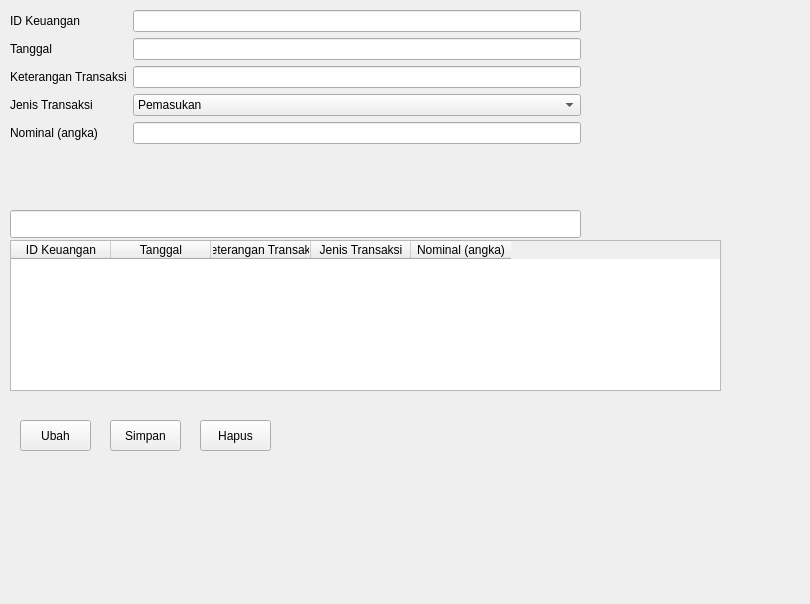
<?xml version="1.0" encoding="UTF-8"?>
<ui version="4.0">
 <class>Form</class>
 <widget class="QWidget" name="Form">
  <property name="geometry">
   <rect>
    <x>0</x>
    <y>0</y>
    <width>810</width>
    <height>604</height>
   </rect>
  </property>
  <property name="windowTitle">
   <string>Form</string>
  </property>
  <widget class="QWidget" name="formLayoutWidget">
   <property name="geometry">
    <rect>
     <x>10</x>
     <y>10</y>
     <width>571</width>
     <height>184</height>
    </rect>
   </property>
   <layout class="QFormLayout" name="formLayout">
    <item row="0" column="0">
     <widget class="QLabel" name="iDAnggotaLabel">
      <property name="text">
       <string>ID Keuangan</string>
      </property>
     </widget>
    </item>
    <item row="0" column="1">
     <widget class="QLineEdit" name="editID"/>
    </item>
    <item row="1" column="0">
     <widget class="QLabel" name="namaAnggotaLabel">
      <property name="text">
       <string>Tanggal</string>
      </property>
     </widget>
    </item>
    <item row="1" column="1">
     <widget class="QLineEdit" name="editTanggal"/>
    </item>
    <item row="2" column="1">
     <widget class="QLineEdit" name="editKeterangan"/>
    </item>
    <item row="2" column="0">
     <widget class="QLabel" name="statusLabel">
      <property name="text">
       <string>Keterangan Transaksi</string>
      </property>
     </widget>
    </item>
    <item row="3" column="0">
     <widget class="QLabel" name="telpLabel">
      <property name="text">
       <string>Jenis Transaksi</string>
      </property>
     </widget>
    </item>
    <item row="4" column="0">
     <widget class="QLabel" name="emailLabel">
      <property name="text">
       <string>Nominal (angka)</string>
      </property>
     </widget>
    </item>
    <item row="4" column="1">
     <widget class="QLineEdit" name="editJumlah"/>
    </item>
    <item row="3" column="1">
     <widget class="QComboBox" name="comboJenis">
      <item>
       <property name="text">
        <string>Pemasukan</string>
       </property>
      </item>
      <item>
       <property name="text">
        <string>Pengeluaran</string>
       </property>
      </item>
     </widget>
    </item>
   </layout>
  </widget>
  <widget class="QTableWidget" name="tabelKeuangan">
   <property name="geometry">
    <rect>
     <x>10</x>
     <y>240</y>
     <width>711</width>
     <height>151</height>
    </rect>
   </property>
   <column>
    <property name="text">
     <string>ID Keuangan</string>
    </property>
   </column>
   <column>
    <property name="text">
     <string>Tanggal</string>
    </property>
   </column>
   <column>
    <property name="text">
     <string>Keterangan Transaksi</string>
    </property>
   </column>
   <column>
    <property name="text">
     <string>Jenis Transaksi</string>
    </property>
   </column>
   <column>
    <property name="text">
     <string>Nominal (angka)</string>
    </property>
   </column>
  </widget>
  <widget class="QPushButton" name="btnUbah">
   <property name="geometry">
    <rect>
     <x>20</x>
     <y>420</y>
     <width>71</width>
     <height>31</height>
    </rect>
   </property>
   <property name="text">
    <string>Ubah</string>
   </property>
  </widget>
  <widget class="QPushButton" name="btnHapus">
   <property name="geometry">
    <rect>
     <x>200</x>
     <y>420</y>
     <width>71</width>
     <height>31</height>
    </rect>
   </property>
   <property name="text">
    <string>Hapus</string>
   </property>
  </widget>
  <widget class="QPushButton" name="btnSimpan">
   <property name="geometry">
    <rect>
     <x>110</x>
     <y>420</y>
     <width>71</width>
     <height>31</height>
    </rect>
   </property>
   <property name="text">
    <string>Simpan</string>
   </property>
  </widget>
  <widget class="QLineEdit" name="editCari">
   <property name="geometry">
    <rect>
     <x>10</x>
     <y>210</y>
     <width>571</width>
     <height>28</height>
    </rect>
   </property>
  </widget>
 </widget>
 <resources/>
 <connections/>
</ui>
